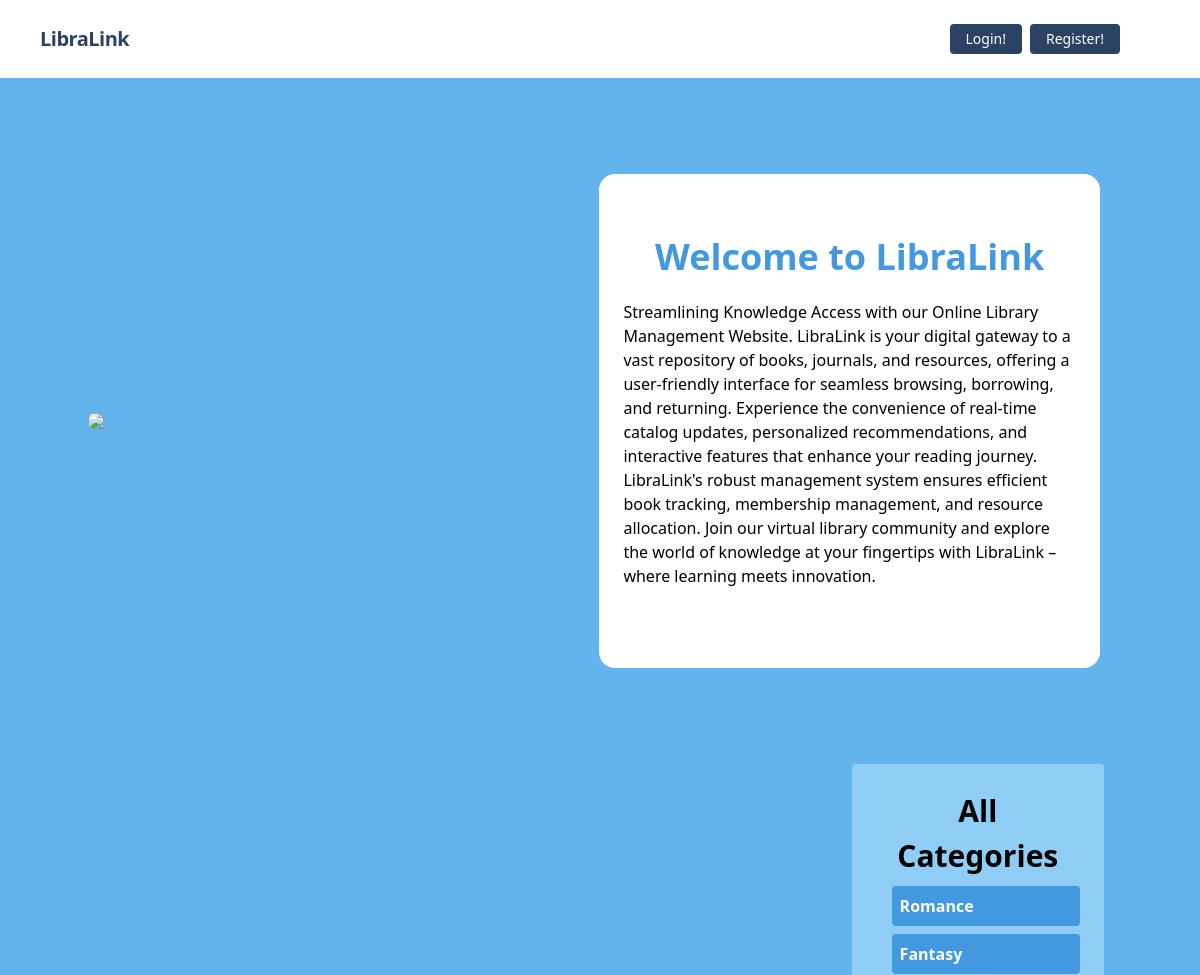
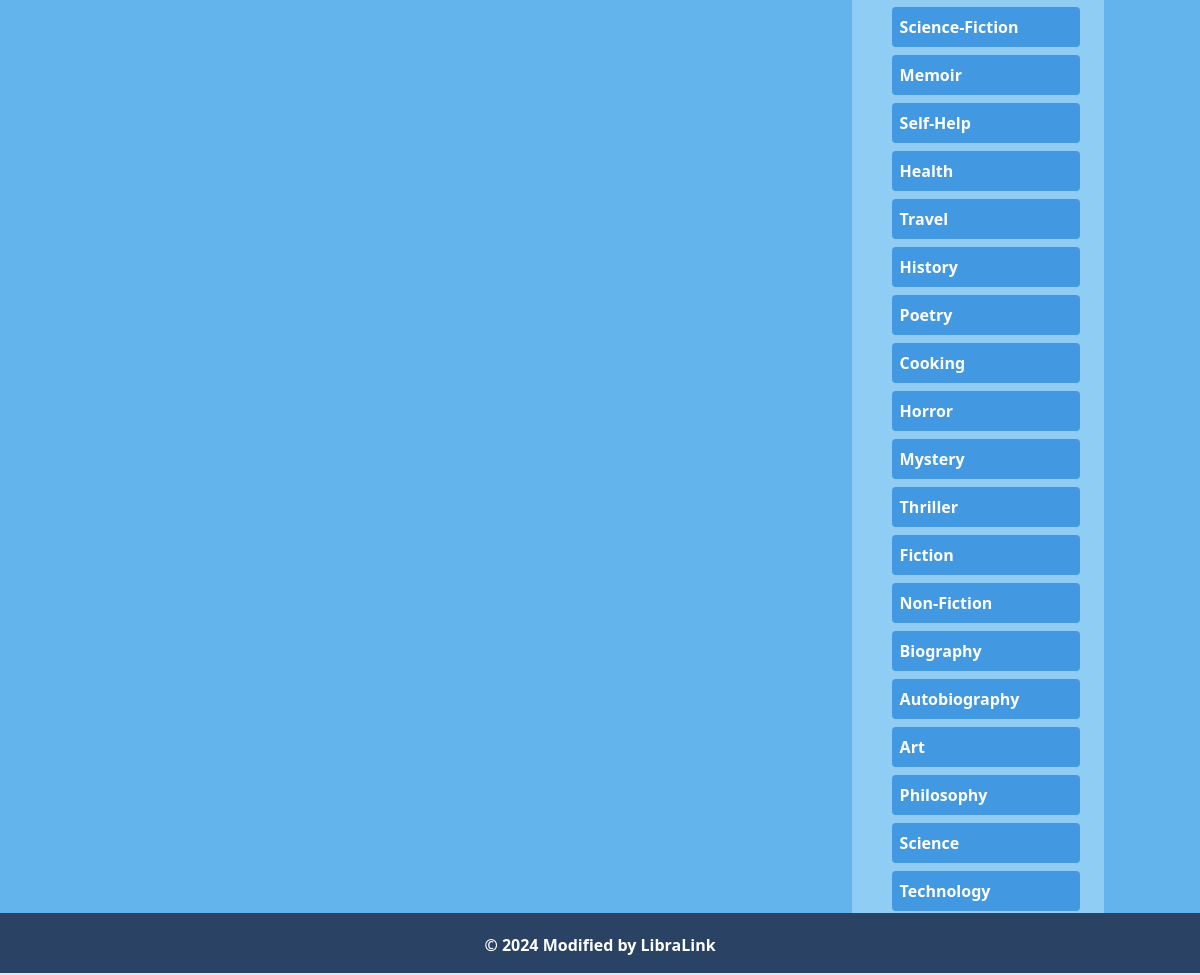
Before: / with the older database file (2 pictures, top to bottom).
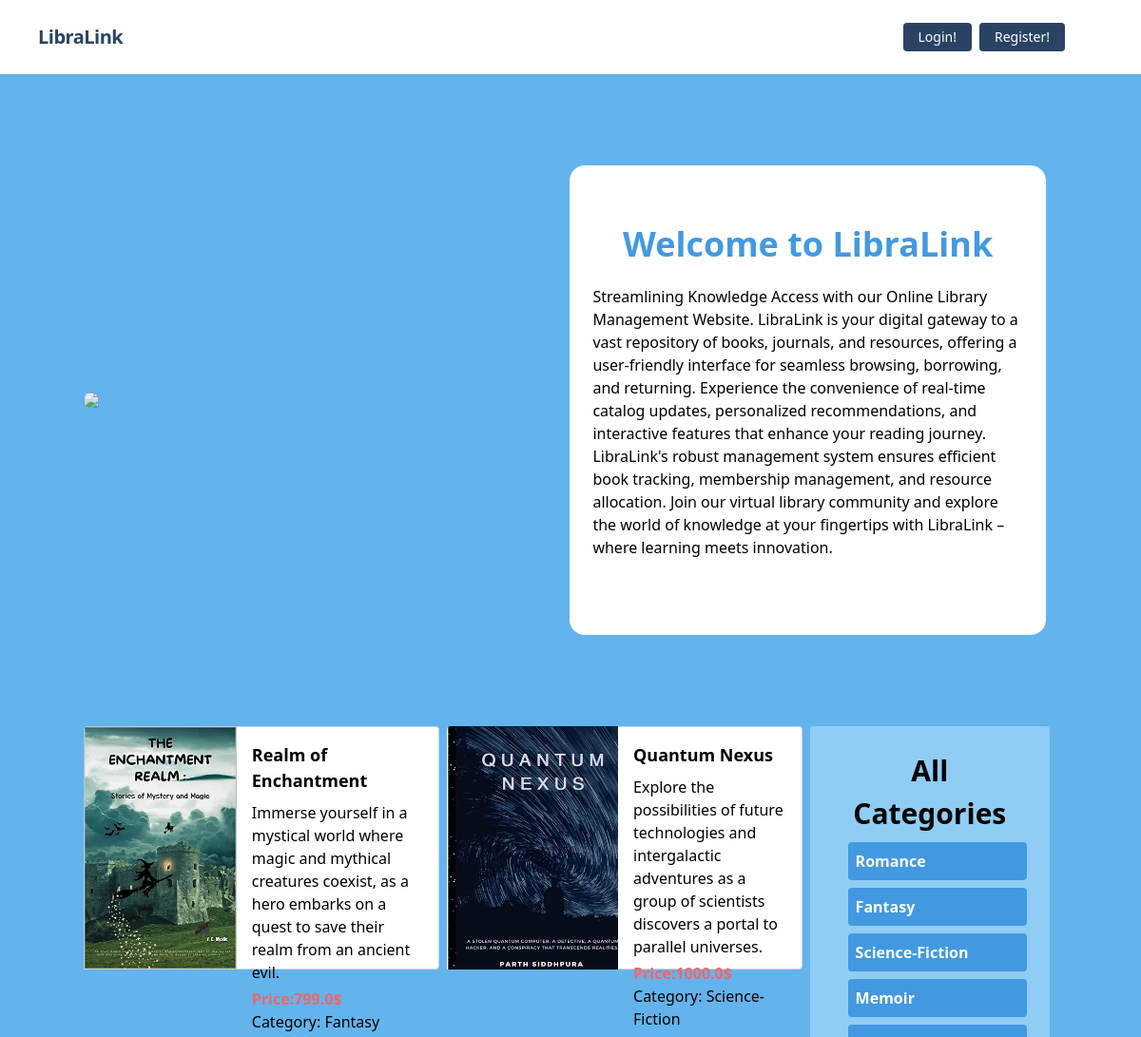
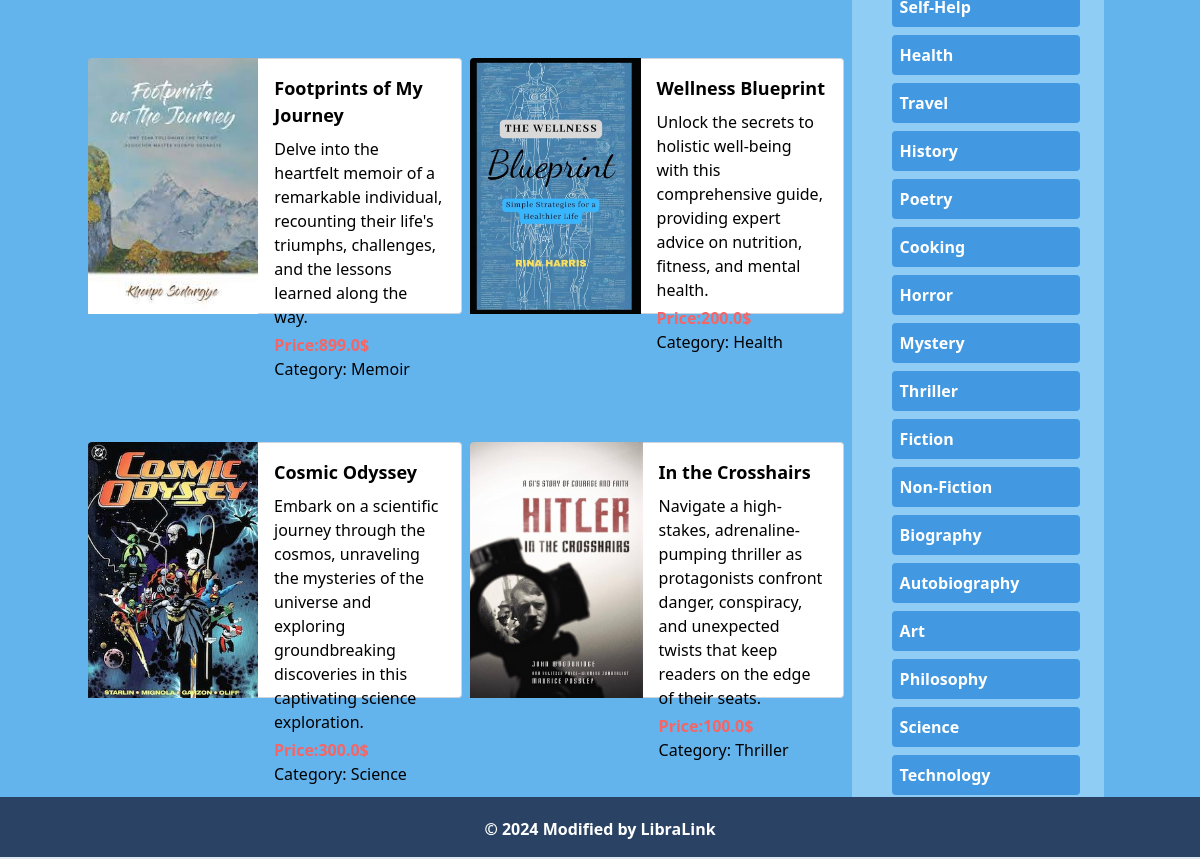
After: the same page with the newer database file (2 pictures, top to bottom).
### books/models.py (models this page shows)
class Book(models.Model):
    categories = models.CharField(max_length=50, choices=CATEGORY_CHOICES)
    title = models.CharField(max_length=100)
    image = models.ImageField(upload_to='books/media/uploads', blank=True, null=True)
    description = models.TextField()
    price = models.FloatField()
    borrowers = models.ManyToManyField(User, related_name='borrowed_books', blank=True)
    def __str__(self):
        return self.title

### core/views.py (the view)
# urls.py: path('', home, name='home'),
def home(request, book_category=None):
    books = Book.objects.all()
    categories = [category[0] for category in CATEGORY_CHOICES]
    for book in books:
        print(book)
    bookCategory = book_category
    if book_category:
        books = books.filter(categories=bookCategory)
        print(books.category)
    return render(request, 'index.html', {'books': books, 'categories': categories})

### core/templates/index.html (shortened to what this page needs)
{% extends 'base.html' %}
{% load static %}
{% block content %}
<div class="container mx-auto flex flex-col md:flex-row items-center my-12 md:my-24">
    <div class="w-full lg:w-1/2 lg:py-6 text-center ">
        <img class="rounded-2xl" src="{% static '../static/img.jpg' %}" />
    </div>
    <div class="flex flex-col w-full lg:w-1/2 justify-center items-center pt-10 pb-20 px-6 bg-white rounded-2xl bg-opacity-70 mx-3">
        <h1 class="font-bold text-4xl my-4 text-blue-500">Welcome to LibraLink </h1>
        <p class="leading-normal ">
            Streamlining Knowledge Access with our Online Library Management Website. LibraLink is your digital gateway to a vast repository of books, journals, and resources, offering a user-friendly interface for seamless browsing, borrowing, and returning. Experience the convenience of real-time catalog updates, personalized recommendations, and interactive features that enhance your reading journey. LibraLink's robust management system ensures efficient book tracking, membership management, and resource allocation. Join our virtual library community and explore the world of knowledge at your fingertips with LibraLink – where learning meets innovation.
        </p>
    </div>
</div>
<div class="flex mb-10">
    {% include 'all_books.html' %}
    {% include 'category.html' %}
</div>
{% endblock %}

### core/templates/base.html (shortened to what this page needs)
{% load static %}
<!DOCTYPE html>
<html lang="en">
    <head>
        <link href="https://unpkg.com/tailwindcss@^1.0/dist/tailwind.min.css" rel="stylesheet">
    </head>
    <body class="bg-blue-400">
        {% include 'navbar.html' %}
        {% block body %}
            <div class="lg:container lg:mx-auto" id="main">
                {% block content %}
                {% endblock %}
            </div>
            {% include 'footer.html' %}
        {% endblock %}
    </body>
</html>

### core/templates/navbar.html (shortened to what this page needs)
<nav class="flex items-center justify-between flex-wrap bg-white p-6 px-10">
    <div class="flex items-center flex-shrink-0 text-white mr-6">
        <span class="font-semibold text-xl tracking-tight text-blue-900"><a href="/">LibraLink</a></span>
    </div>
    <div class="w-full block flex-grow lg:flex lg:items-center lg:w-auto px-10">
        {% if request.user.is_authenticated %}
            <div class="text-md lg:flex-grow">
                <a href="{% url 'transaction_report' %}" class="block mt-4 lg:inline-block lg:mt-0 text-blue-900 hover:text-red-900 hover:font-black mr-4">
                   Transaction Report
                </a>
                <a href="{% url 'deposit_money' %}" class="block mt-4 lg:inline-block lg:mt-0 text-blue-900 hover:text-red-900 hover:font-black mr-4">
                    Deposit
                </a>
            </div>
            <div class="flex w-auto">
                <div class="text-blue-900 my-auto font-black px-5" style="text-align: center;">Welcome, {{ request.user.first_name }} (balance : {{request.user.account.balance}}) </div>
                <a href="{% url 'profile' %}" class="mx-2 inline-block font-medium text-sm px-4 py-2 leading-none bg-blue-900 rounded text-white border-white hover:border-transparent hover:text-dark hover:bg-red-700 mt-4 lg:mt-0">User Profile</a>
                <a href="{% url 'logout' %}" class="mx-2 inline-block font-medium text-sm px-4 py-2 leading-none bg-blue-900 rounded text-white border-white hover:border-transparent hover:text-dark hover:bg-red-700 mt-4 lg:mt-0">Logout!</a>
            </div>
        {% else %}
            <div>
                <a href="{% url 'login' %}" class="mr-2 inline-block font-medium text-sm px-4 py-2 leading-none bg-blue-900 rounded text-white border-white hover:border-transparent hover:text-gray-800 hover:bg-red-700 mt-4 lg:mt-0">Login!</a>
            </div>
            <div>
                <a href="{% url 'register' %}" class="inline-block font-medium text-sm px-4 py-2 leading-none bg-blue-900 rounded text-white border-white hover:border-transparent hover:text-gray-800 hover:bg-white mt-4 lg:mt-0">Register!</a>
            </div>
        {% endif %}
    </div>
</nav>

### core/templates/all_books.html (shortened to what this page needs)
<div class="container w-3/4 grid grid-cols-1 md:grid-cols-2 gap-2 ">
    {% for book in books %}
    <div class="max-w-sm w-full lg:max-w-full lg:flex">
    <div class="flex-none bg-cover rounded-t lg:rounded-t-none lg:rounded-l text-center overflow-hidden" >
        {% if book.image %}
            <img src="{{ book.image.url }}" alt="{{ book.title }} Image" class="w-full h-48 md:h-64 object-cover">
        {% else %}
            <p class="h-48 bg-gray-300 flex items-center justify-center">No image available.</p>
        {% endif %}
    </div>
    <div class="border-r border-b border-l border-gray-400 lg:border-l-0 lg:border-t lg:border-gray-400 bg-white rounded-b lg:rounded-b-none lg:rounded-r p-4 flex flex-col justify-between leading-normal h-48 md:h-64">
      <div class="mb-4">
        <h2 class="font-bold text-lg mb-2">{{ book.title }}</h2>
        <p class=" mb-1">{{ book.description }}</p>
        <p class="text-red-500 font-bold">Price:{{ book.price }}$</p>
        <p class="">Category: {{ book.categories }}</p>
      </div>
    </div>
  </div>
{% endfor %}
</div>

### core/templates/category.html
<div class="w-1/4 bg-blue-300 rounded p-4 mx-2">
    <div class="container mx-auto flex flex-col items-start justify-between p-2">
        <div class="space-x-4 space-y-2">
            <a href="{% url 'home' %}" class="block text-3xl font-bold text-center">All Categories</a>
            {% for category in categories %}
                <a href="{% url 'books_filter' book_category=category %}" class="block bg-blue-500 hover:bg-blue-900 font-semibold text-white p-2  rounded">{{ category }}</a>
            {% endfor %}
        </div>
    </div>
</div>

### core/templates/footer.html
<footer class="footer bg-blue-900 text-white relative border-b-2 mt-16">
    <div class="container mx-auto px-6">
        <div class="mt-5 flex flex-col items-center">
            <div class="sm:w-2/3 text-center py-0 pb-2">
                <p class="text-md text-white font-bold mb-2">
                    © {% now "Y" %} Modified by LibraLink
                </p>
            </div>
        </div>
    </div>
</footer>

### core/templates/base.html (style rules this page uses)
footer { position: fixed !important; bottom: 0 !important; width: 100%; }

Changed rows visible on the page:
added Book: image (picture), title "Realm of Enchantment", description "Immerse yourself in a mystical world where magic and mythical creatures coexist, as a hero embarks on a quest to save their realm from an ancient evil.", categories "Fantasy"
added Book: image (picture), title "Quantum Nexus", description "Explore the possibilities of future technologies and intergalactic adventures as a group of scientists discovers a portal to parallel universes.", price "1000.0", categories "Science-Fiction"
added Book: image (picture), title "Footprints of My Journey", description "Delve into the heartfelt memoir of a remarkable individual, recounting their life's triumphs, challenges, and the lessons learned along the way.", categories "Memoir"
added Book: image (picture), title "Wellness Blueprint", description "Unlock the secrets to holistic well-being with this comprehensive guide, providing expert advice on nutrition, fitness, and mental health.", price "200.0", categories "Health"
added Book: image (picture), title "Cosmic Odyssey", description "Embark on a scientific journey through the cosmos, unraveling the mysteries of the universe and exploring groundbreaking discoveries in this captivating science exploration.", categories "Science"
added Book: image (picture), title "In the Crosshairs", description "Navigate a high-stakes, adrenaline-pumping thriller as protagonists confront danger, conspiracy, and unexpected twists that keep readers on the edge of their seats.", categories "Thriller"
